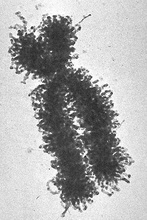
%> input picture electron_micrograph_of_a_human_chromosome.jpg, 147 x 220 px, shrunk from 339 x 509 before the run
$ octave skel.m   (GNU Octave 9; MATLAB toolbox functions it lacks are replaced by stand-ins)
%> lines starting %> are read from the running program, lines starting %| are printed output that depends on the picture; in (x1, y1, x2, y2) boxes, pixels count from 0 and x2, y2 are one past the last pixel; in counts of white or black regions, pixels touching at a corner belong together; the program's own positions count from 1
clear all
close all

%
f = imread('electron_micrograph_of_a_human_chromosome.jpg');
%> f is the input picture: size 220x147 uint8; min 19, max 255, mean 172.9
figure, imshow(f);
f = 1-im2double(f);
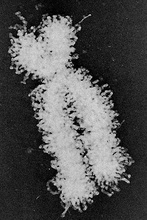
%> f: size 220x147 double; min 0, max 0.925, mean 0.322
h = fspecial('gaussian',25,15);
g = imfilter(f,h,'replicate');
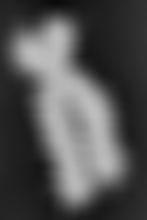
%> g: size 220x147 double; min 0.0431, max 0.747, mean 0.322
figure, imshow(g);
pause;
%
g = im2bw(g,1.7*graythresh(g));
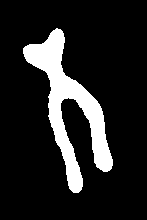
%> g: size 220x147 logical; 13.9% white; 1 white region, box (x1, y1, x2, y2) and area: (23, 28, 113, 193) 4490
% pause;
% %
% f = 1-im2double(f);
% h = fspecial('gaussian',25,15);
% g = imfilter(f,h,'replicate');
% figure, imshow(g);
% pause;
% %
% g = im2bw(g,1.7*graythresh(g));
% figure, imshow(g);
% pause;
% %
% s = bwmorph(g,'skel',Inf);
% figure, imshow(s);
% pause;
% %
% s1 = bwmorph(s,'spur',25);
% figure, imshow(s1);


fSize=size(g);
%> fSize = [220 147]

currentMatrix=zeros(3);

testMatrix=[{9,2,3},{8,1,4},{7,6,5}]
testMatrix=[9,2,3; 8,1,4; 7,6,5];

% workingArray=ones(fSize);

newF=zeros(fSize(1)+2,fSize(2)+2);
newF(2:fSize(1)+1,2:fSize(2)+1)=g;
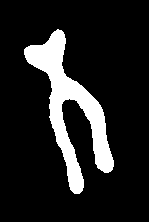
%> newF: size 222x149 double; values 0 (black) and 1 (white), 13.6% white; 1 white region, box (x1, y1, x2, y2) and area: (24, 29, 114, 194) 4490


for algoIterations=1:200
    disp(algoIterations)
    if algoIterations==1
        newIterationArray=newF;
        workingArray=ones(fSize);
    else
        newIterationArray(2:fSize(1)+1,2:fSize(2)+1)=newIterationArray(2:fSize(1)+1,2:fSize(2)+1).*double(workingArray);
        workingArray=ones(fSize);
    end


    for task=1:2


        for j=2:(fSize(1))+1
            for i=2:(fSize(2))+1


                nonZeroTotal=0;
                if ~newIterationArray(i-1,j-1)%left top
                    nonZeroTotal=nonZeroTotal+1;
                end

                if ~newIterationArray(i-1,j)%left middle
                    nonZeroTotal=nonZeroTotal+1;
                end
%> (the run ends here)
